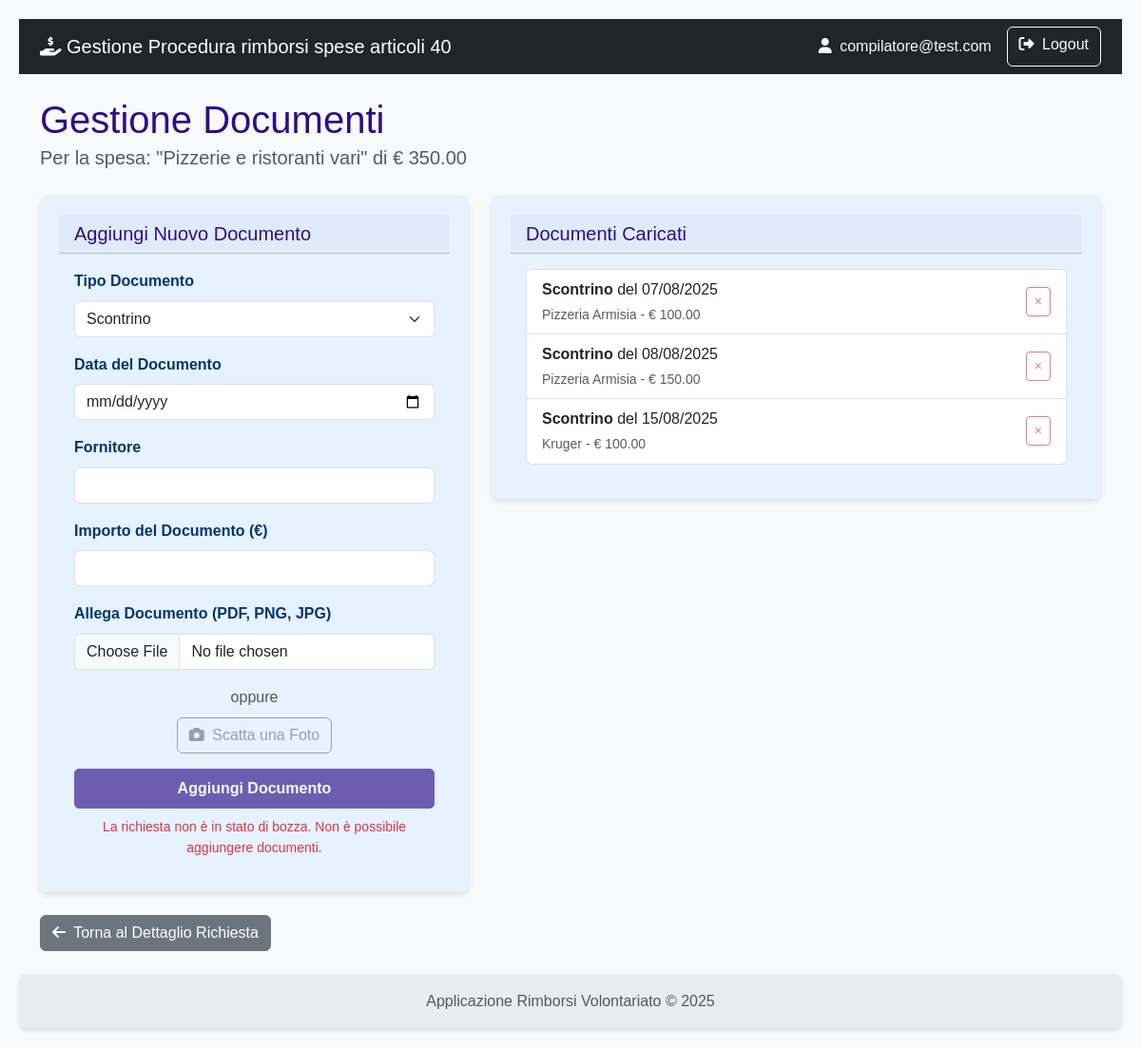
Page /richiesta/spese/12/documenti (signed in) on the committed database.
### rimborsi/models.py (models this page shows)
class User(db.Model, UserMixin):
    id = db.Column(db.Integer, primary_key=True)
    username = db.Column(db.String(80), nullable=False)
    email = db.Column(db.String(120), nullable=False)
    password_hash = db.Column(db.String(120), nullable=False)
    role = db.Column(db.String(20), nullable=False)
    organizzazioni = db.relationship('Organizzazione', secondary=associazione_utente_organizzazione, back_populates='utenti_compilatori')
    __table_args__ = (
        db.UniqueConstraint('username', name='uq_user_username'),
        db.UniqueConstraint('email', name='uq_user_email'),
    )

class Spesa(db.Model):
    id = db.Column(db.Integer, primary_key=True)
    data_spesa = db.Column(db.Date, nullable=False)
    categoria = db.Column(db.String(1), nullable=False)
    descrizione_spesa = db.Column(db.String(250))
    importo_richiesto = db.Column(db.Float, nullable=False)
    importo_approvato = db.Column(db.Float)
    note_istruttoria = db.Column(db.Text)
    richiesta_id = db.Column(db.Integer, db.ForeignKey('richiesta.id'), nullable=False)
    documenti = db.relationship('DocumentoSpesa', backref='spesa', lazy=True, cascade="all, delete-orphan")
    impiego_id = db.Column(db.Integer, db.ForeignKey('impiego_mezzo_attrezzatura.id'), nullable=True)

class DocumentoSpesa(db.Model):
    id = db.Column(db.Integer, primary_key=True)
    data_documento = db.Column(db.Date, nullable=False)
    fornitore = db.Column(db.String(150))
    importo_documento = db.Column(db.Float, nullable=False)
    tipo_documento = db.Column(db.String(50))
    verificato = db.Column(db.Boolean, default=False)
    note_istruttoria = db.Column(db.Text, nullable=True)
    spesa_id = db.Column(db.Integer, db.ForeignKey('spesa.id'), nullable=False)
    nome_file = db.Column(db.String(255), nullable=True) # Campo per il nome del file salvato
    def get_tipo_documento_display(self):
        tipo = {
            'A': 'Scontrino',
            'B': 'Fattura',
            'C': 'Autorizzazione',
            'D': 'Attestazione Danno'
        }
        return tipo.get(self.tipo_documento, self.tipo_documento)

### rimborsi/richiesta/routes.py (the view)
@richiesta_bp.route('/spese/<int:spesa_id>/documenti', methods=['GET'])
@login_required
def lista_documenti(spesa_id):
    spesa = Spesa.query.get_or_404(spesa_id)
    richiesta = spesa.richiesta  # Accedi alla richiesta associata a questa spesa
    form = DocumentoSpesaForm() # Form per aggiungere nuovi documenti
    return render_template('richiesta/lista_documenti.html', spesa=spesa, form=form, richiesta=richiesta)

### rimborsi/richiesta/forms.py
class DocumentoSpesaForm(FlaskForm):
    tipo_documento = SelectField('Tipo Documento', choices=[
        ('A', 'Scontrino'),
        ('B', 'Fattura'),
        ('C', 'Autorizzazione'),
        ('D', 'Attestazione Danno')
    ], validators=[DataRequired()])
    data_documento = DateField('Data del Documento', format='%Y-%m-%d', validators=[DataRequired()])
    fornitore = StringField('Fornitore', validators=[Optional(), Length(max=150)])
    importo_documento = FloatField('Importo del Documento (€)', validators=[DataRequired()])
    allegato = FileField('Allega Documento (PDF, PNG, JPG)', validators=[
        FileAllowed(['pdf', 'png', 'jpg', 'jpeg'], 'Sono ammessi solo file PDF, PNG e JPG!')
    ])
    submit = SubmitField('Aggiungi Documento')

### rimborsi/templates/richiesta/lista_documenti.html (shortened to what this page needs)
{% extends 'base.html' %}
{% block content %}
    <div class="mb-4">
        <h1 class="mb-0">Gestione Documenti</h1>
        <p class="lead text-muted">Per la spesa: "{{ spesa.descrizione_spesa }}" di € {{ "%.2f"|format(spesa.importo_richiesto) }}</p>
    </div>
    <div class="row g-4">
        <div class="col-md-5">
            <div class="card shadow-sm">
                <div class="card-header"><h5 class="mb-0">Aggiungi Nuovo Documento</h5></div>
                <div class="card-body">
                    <form action="{{ url_for('richiesta.crea_documento', spesa_id=spesa.id) }}" method="POST" novalidate>
                        <div class="mb-3">
                            {{ form.tipo_documento.label(class="form-label fw-bold") }}
                            {{ form.tipo_documento(class="form-select") }}
                        </div>
                        <div class="mb-3">
                            {{ form.data_documento.label(class="form-label fw-bold") }}
                            {{ form.data_documento(class="form-control", type="date") }}
                        </div>
                        <div class="mb-3">
                            {{ form.fornitore.label(class="form-label fw-bold") }}
                            {{ form.fornitore(class="form-control") }}
                        </div>
                        <div class="mb-3">
                            {{ form.importo_documento.label(class="form-label fw-bold") }}
                            {{ form.importo_documento(class="form-control") }}
                        </div>
                        <div class="mb-3">
                            {{ form.allegato.label(class="form-label fw-bold") }}
                            {{ form.allegato(class="form-control") }}
                        </div>
                        <div class="mb-3 text-center">
                            <span class="text-muted">oppure</span><br>
                            <button type="button" class="btn btn-outline-secondary mt-2" data-bs-toggle="modal" data-bs-target="#cameraModal" {% if richiesta.stato != '01' %}disabled{% endif %}>
                                 <i class="fas fa-camera me-1"></i> Scatta una Foto
                            </button>
                        </div>
                        {% if richiesta.stato == '01' %}
                            {{ form.submit(class="btn btn-primary w-100") }}
                        {% else %}
                            <button type="button" class="btn btn-primary w-100" disabled>Aggiungi Documento</button>
                            <small class="text-danger d-block text-center mt-2">La richiesta non è in stato di bozza. Non è possibile aggiungere documenti.</small>
                        {% endif %}
                    </form>
                </div>
            </div>
        </div>
        <div class="col-md-7">
            <div class="card shadow-sm">
                <div class="card-header"><h5 class="mb-0">Documenti Caricati</h5></div>
                <div class="card-body">
                    <ul class="list-group">
                        {% for doc in spesa.documenti %}
                        <li class="list-group-item d-flex justify-content-between align-items-center">
                            <div>
                                <strong>{{ doc.get_tipo_documento_display() }}</strong> del {{ doc.data_documento.strftime('%d/%m/%Y') }}
                                <br>
                                <small class="text-muted">{{ doc.fornitore or 'N/D' }} - &euro; {{ "%.2f"|format(doc.importo_documento) }}</small>
                            </div>
                            <div>
                                <form action="{{ url_for('richiesta.cancella_documento', documento_id=doc.id) }}" method="POST" class="d-inline">
                                    <button type="submit" class="btn btn-sm btn-outline-danger"
                                            onclick="return confirm('Sei sicuro?');"
                                            {% if richiesta.stato != '01' %}disabled title="Non puoi cancellare documenti quando la richiesta non è in bozza"{% endif %}>&times;</button>
                                </form>
                            </div>
                        </li>
                        {% else %}
                        <li class="list-group-item text-center text-muted">Nessun documento inserito per questa spesa.</li>
                        {% endfor %}
                    </ul>
                </div>
            </div>
        </div>
    </div>
    <div class="mt-4">
        <a href="{{ url_for('richiesta.dettaglio_richiesta', richiesta_id=spesa.richiesta_id) }}" class="btn btn-secondary">
            <i class="fas fa-arrow-left me-1"></i> Torna al Dettaglio Richiesta
        </a>
    </div>
{% endblock %}

### rimborsi/templates/base.html (shortened to what this page needs)
<!doctype html>
<html lang="it" class="h-100">
<head>
    <link href="https://cdn.jsdelivr.net/npm/bootstrap@5.3.3/dist/css/bootstrap.min.css" rel="stylesheet" xintegrity="sha384-QWTKZyjpPEjISv5WaRU9OFeRpok6YctnYmDr5pNlyT2bRjXh0JMhjY6hW+ALEwIH">
    <link rel="stylesheet" href="https://cdnjs.cloudflare.com/ajax/libs/font-awesome/6.5.2/css/all.min.css" xintegrity="sha512-SnH5WK+bZxgPHs44uWIX+LLJAJ9/2PkPKZ5QiAj6Ta86w+fsb2TkcmfRyVX3pBnMFcV7oQPJkl9QevSCWr3W6A==" />
    <link rel="stylesheet" href="{{ url_for('static', filename='css/styles.css') }}">
</head>
<body>
    <nav class="navbar navbar-expand-lg navbar-dark bg-dark">
        <div class="container">
            <a class="navbar-brand" href="{{ url_for('auth.index') }}">
                <i class="fas fa-hand-holding-dollar"></i>
                Gestione Procedura rimborsi spese articoli 40
            </a>
            <div class="collapse navbar-collapse" id="navbarNav">
                <div class="d-flex ms-auto">
                    {% if current_user.is_authenticated %}
                        <span class="navbar-text me-3 text-light">
                            <i class="fas fa-user me-1"></i> {{ current_user.email }}
                        </span>
                        <a href="{{ url_for('auth.logout') }}" class="btn btn-outline-light">
                            <i class="fas fa-sign-out-alt me-1"></i> Logout
                        </a>
                    {% else %}
                        <a href="{{ url_for('auth.registrati') }}" class="btn btn-outline-light me-2">Registrati</a>
                        <a href="{{ url_for('auth.login') }}" class="btn btn-outline-light">Login</a>
                    {% endif %}
                </div>
            </div>
        </div>
    </nav>
    <main class="container my-4">
        {% block content %}{% endblock %}
    </main>
    <footer class="footer mt-auto py-3">
        <div class="container text-center">
            <span class="text-muted">Applicazione Rimborsi Volontariato &copy; 2025</span>
        </div>
    </footer>
</body>
</html>

### rimborsi/static/css/styles.css (style rules this page uses)
:root { --color-primary: #2e0e86; --color-primary-hover: #142fca; --color-text-light: #ffffff; --color-card-bg: #e6f2ff; --color-card-text: #00366d; --color-bg: #f4f4f4; --color-text-dark: #333; --color-link: #0055a4; --border-radius: 8px; --box-shadow: 0 2px 4px rgba(0, 0, 0, 0.1); --box-shadow-card: 0 3px 6px rgba(0, 0, 0, 0.1); --transition-standard: all 0.3s ease; }
body { font-family: Arial, sans-serif; background-color: var(--color-bg); color: var(--color-text-dark); margin: 0; padding: 20px; line-height: 1.6; }
h1, h2, h3, h4, h5, h6 { color: var(--color-primary); margin-top: 0; }
a { color: var(--color-link); text-decoration: none; }
.btn-primary { background-color: var(--color-primary) !important; border-color: var(--color-primary) !important; color: var(--color-text-light) !important; font-weight: bold !important; text-decoration: none !important; display: inline-flex !important; align-items: center !important; justify-content: center !important; padding: 0.5rem 1rem !important; border-radius: 5px !important; transition: var(--transition-standard) !important; cursor: pointer; }
.card { flex: 1; background-color: var(--color-card-bg); color: var(--color-card-text); border-radius: var(--border-radius); padding: 20px; box-shadow: var(--box-shadow-card); transition: transform 0.2s ease-in-out; border: none; }
.card-body i { transition: var(--transition-standard); }
.shadow-sm { box-shadow: var(--box-shadow-card) !important; }
.text-center { text-align: center; }
.footer { display: flex; justify-content: left; gap: 20px; background-color: var(--color-primary); padding: 15px 20px; border-radius: var(--border-radius); margin-top: 20px; box-shadow: var(--box-shadow); }

### rimborsi/templates/base.html (style rules this page uses)
body { display: flex; flex-direction: column; min-height: 100vh; background-color: #f8f9fa; }
main { flex: 1; }
.footer { background-color: #e9ecef; }

### rows in the picture
User: email "compilatore@test.com"
Spesa: descrizione_spesa "Pizzerie e ristoranti vari", importo_richiesto "350.00"
DocumentoSpesa: tipo_documento "Scontrino", data_documento "07/08/2025", fornitore "Pizzeria Armisia", importo_documento "100.00"
DocumentoSpesa: tipo_documento "Scontrino", data_documento "08/08/2025", fornitore "Pizzeria Armisia", importo_documento "150.00"
DocumentoSpesa: tipo_documento "Scontrino", data_documento "15/08/2025", fornitore "Kruger", importo_documento "100.00"
